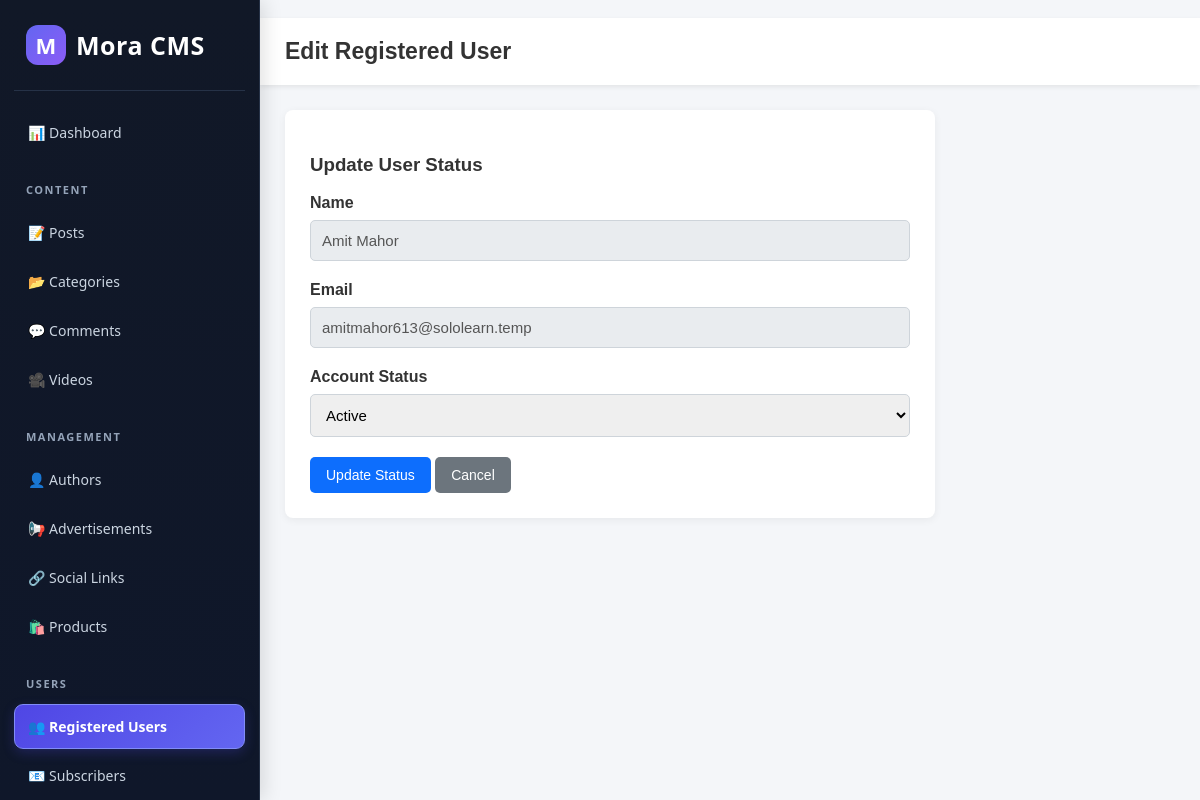
/admin/users/edit.php?id=1 (signed in), run on the app's committed database.
### tables this page shows
CREATE TABLE `registered_users` (
  `id` int(11) NOT NULL AUTO_INCREMENT,
  `name` varchar(100) NOT NULL,
  `email` varchar(150) NOT NULL,
  `password` varchar(255) NOT NULL,
  `status` enum('active','inactive') DEFAULT 'active',
  `created_at` timestamp NOT NULL DEFAULT current_timestamp(),
  PRIMARY KEY (`id`),
  UNIQUE KEY `email` (`email`)
);

### admin/users/edit.php (the view, shortened to what this page needs)
<?php
require_once "../../includes/db.php";
$id = filter_input(INPUT_GET, 'id', FILTER_VALIDATE_INT);
$stmt = mysqli_prepare(
    $conn,
    "SELECT id, name, email, status
     FROM registered_users
     WHERE id = ?"
);
mysqli_stmt_bind_param($stmt, "i", $id);
mysqli_stmt_execute($stmt);
$result = mysqli_stmt_get_result($stmt);
$user = mysqli_fetch_assoc($result);
$status = $user['status'];
?>
<!DOCTYPE html>
<html lang="en">
<head>
</head>
<body>
<?php include_once __DIR__ . '/../sidebar.php'; ?>
<header class="topbar">
    <h2>Edit Registered User</h2>
</header>
<main class="container">
    <div class="form-card">
        <h3>Update User Status</h3>
        <form action="edit.php?id=<?= (int)$id; ?>" method="POST">
            <div class="form-group">
                <label for="name">Name</label>
                <input
                    type="text"
                    id="name"
                    value="<?= htmlspecialchars($user['name']); ?>"
                    readonly
                >
            </div>
            <div class="form-group">
                <label for="email">Email</label>
                <input
                    type="email"
                    id="email"
                    value="<?= htmlspecialchars($user['email']); ?>"
                    readonly
                >
            </div>
            <div class="form-group">
                <label for="status">Account Status</label>
                <select id="status" name="status" required>
                    <option value="active" <?= $status === 'active' ? 'selected' : ''; ?>>
                        Active
                    </option>
                </select>
            </div>
            <button type="submit" class="btn btn-save">Update Status</button>
            <a href="index.php" class="btn btn-back">Cancel</a>
        </form>
    </div>
</main>
</body>
</html>

### admin/users/edit.php (style rules this page uses)
* { box-sizing: border-box; }
body { margin: 0; font-family: Arial, sans-serif; background: #f4f6f9; color: #333; }
.topbar { margin-left: 260px; padding: 20px 25px; background: #fff; box-shadow: 0 2px 5px rgba(0,0,0,0.08); }
.topbar h2 { margin: 0; font-size: 23px; }
.container { margin-left: 260px; padding: 25px; }
.form-card { max-width: 650px; padding: 25px; background: #fff; border-radius: 8px; box-shadow: 0 2px 8px rgba(0,0,0,0.06); }
.form-group { margin-bottom: 20px; }
label { display: block; margin-bottom: 8px; font-weight: bold; }
input, select { width: 100%; padding: 11px; border: 1px solid #ced4da; border-radius: 5px; font-size: 15px; }
input[readonly] { background: #e9ecef; color: #555; }
.btn { display: inline-block; padding: 10px 16px; border: none; border-radius: 5px; color: #fff; text-decoration: none; cursor: pointer; font-size: 14px; }
.btn-save { background: #0d6efd; }
.btn-back { background: #6c757d; }

### data on the page
registered_users: name "Amit Mahor", email "amitmahor613@sololearn.temp", status "Active"
